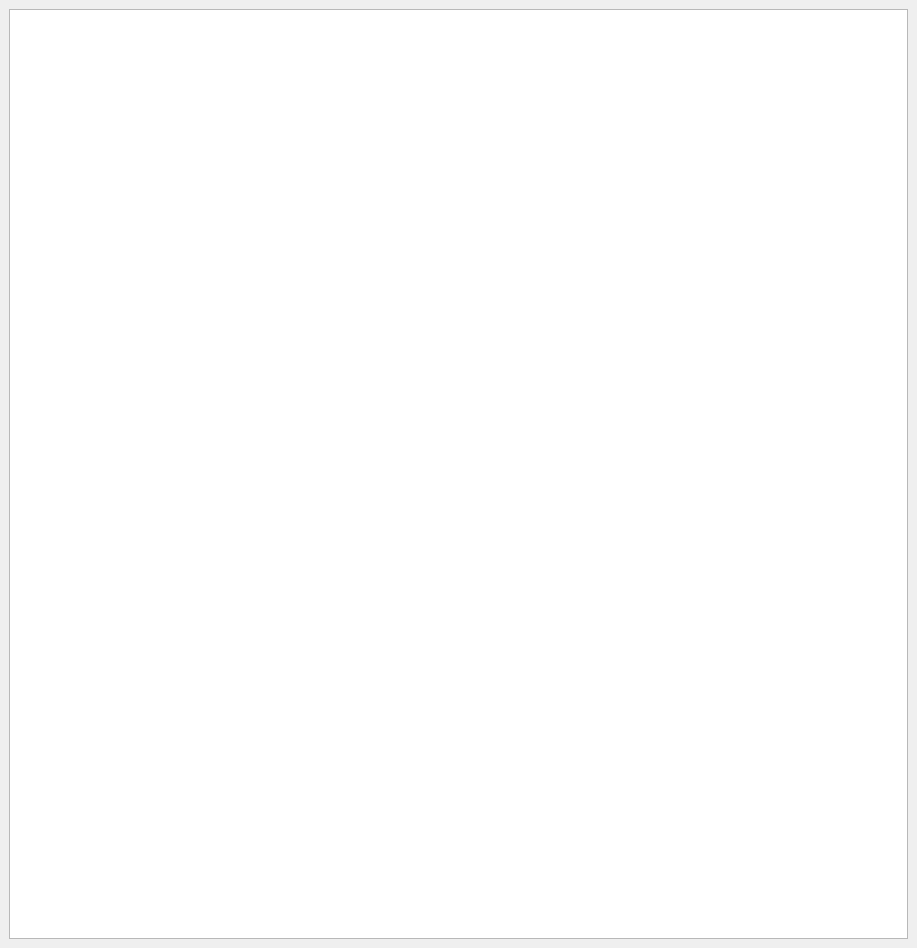
<?xml version="1.0" encoding="UTF-8"?>
<ui version="4.0">
 <class>MainWindow</class>
 <widget class="QMainWindow" name="MainWindow">
  <property name="geometry">
   <rect>
    <x>0</x>
    <y>0</y>
    <width>917</width>
    <height>948</height>
   </rect>
  </property>
  <property name="windowTitle">
   <string>MainWindow</string>
  </property>
  <widget class="QWidget" name="centralwidget">
   <layout class="QVBoxLayout" name="verticalLayout">
    <item>
     <widget class="QTextEdit" name="preview_ascii_text_edit"/>
    </item>
   </layout>
  </widget>
  <widget class="QMenuBar" name="menubar">
   <property name="geometry">
    <rect>
     <x>0</x>
     <y>0</y>
     <width>917</width>
     <height>20</height>
    </rect>
   </property>
  </widget>
 </widget>
 <resources/>
 <connections/>
</ui>
